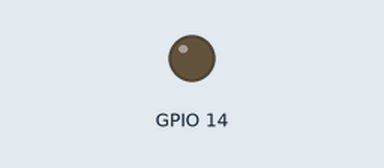
A program run on a simulated Raspberry Pi (BCM pin numbers). Shown: output pins drawn as LEDs (lit = HIGH). What the program prints to the terminal is not drawn. At 6.1 s the program stops and its outputs stay as they are.

Above: at 0.5 s.
Timing chart, 0 to 3.0 s (numbered marks = the images above):
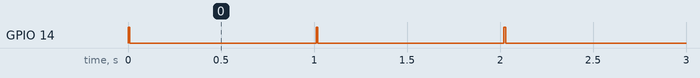

The program:

led_quickblink.py
```python
'''
Use for loop to blink led 10 times
Use while loop to have counter
	- If the counter reaches ten then it should stop
'''
import time
import RPi.GPIO as GPIO
GPIO.setmode(GPIO.BCM)
GPIO.setup(14,GPIO.OUT)

def blink(times_list):
	print times_list[0:]
	GPIO.output(14,True)
	time.sleep(times_list[0])
	print "light off"
	GPIO.output(14,False)
	time.sleep(times_list[1])

switch = 0
while switch < 3:
	switch = switch+1
	blink([0.01,1])
light = [1,2,3]
for test in light:
	blink([1,0.01])

print("End of Code")
'''
Put positive wire in output
Put negative wire in ground(GND)
'''
```

Measured:
- by itself, GPIO 14: repeats every 1.0 s: HIGH 1.0 s, LOW 0.01 s
